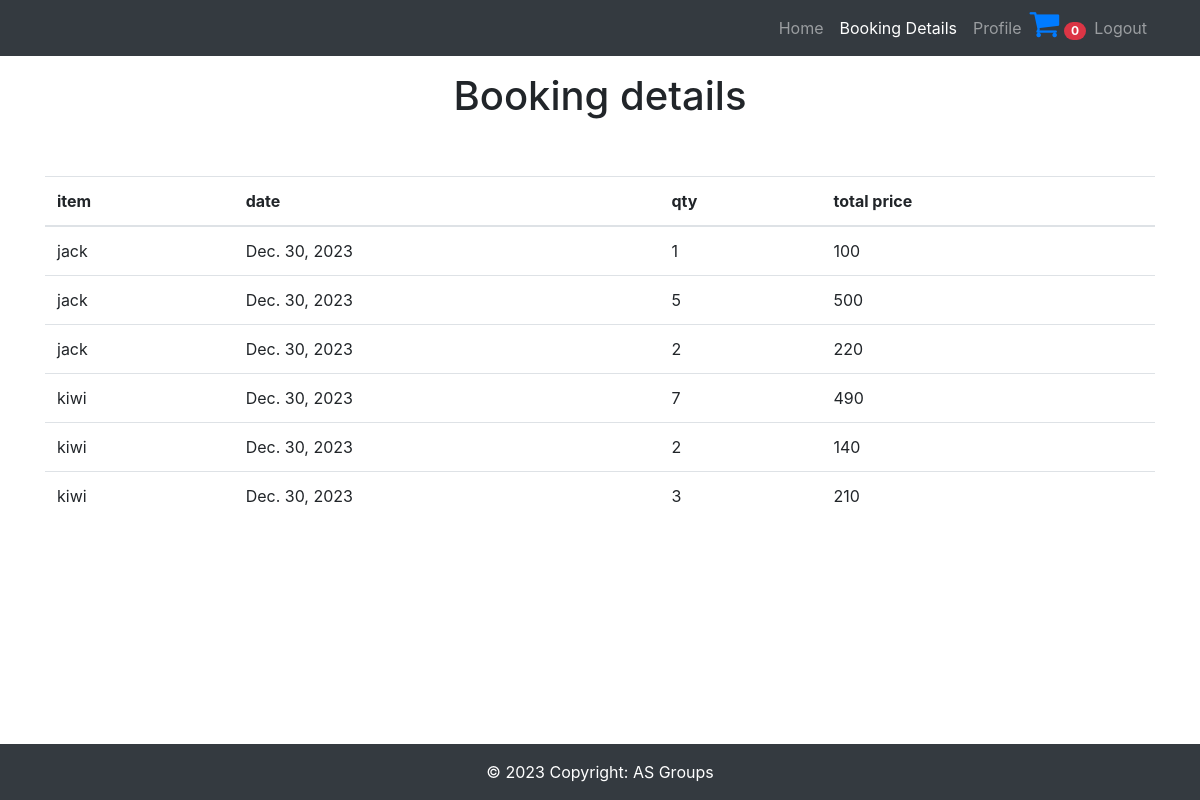
Screenshot of /book_details (signed in) with the database file from the repository.
### app1/models.py (models this page shows)
class bookings(models.Model):
    user_details=models.ForeignKey(register,on_delete=models.CASCADE)
    item_details=models.ForeignKey(product,on_delete=models.CASCADE)
    date=models.DateField()
    quantity=models.IntegerField()
    total_price=models.IntegerField()

class product(models.Model):
    pid = models.IntegerField(primary_key=True)
    pname=models.CharField(max_length=10)
    price=models.IntegerField()
    quantity=models.IntegerField()
    image=models.FileField()

### app1/views.py (the view)
# urls.py: path('book_details',views.booking_dtls),
def booking_dtls(re):
    user=register.objects.get(username=re.session['id'])
    book=bookings.objects.filter(user_details=user)
    return render(re,'bookings.html',{'bookings':book})

### template/bookings.html (shortened to what this page needs)
<!DOCTYPE html>
<html lang="en">
<head>
    <title>Document</title>{% extends "header.html" %}
        {% block nav %}
        <li class="nav-item"><a class="nav-link" href="../uhome">Home</a></li>
        <li class="nav-item"><a class="nav-link active" href="../book_details">Booking Details</a></li>
            <li class="nav-item"><a class="nav-link" href="profile">Profile</a></li>
                <li class="nav-item "><a href="cart">
            <i class="fa fa-shopping-cart fa-2x"></i>
            <span class="badge badge-pill badge-danger">{% if d1 %}{{ d1.count }}{% else %}0{% endif %}</span>
        </a></li>
        <li class="nav-item"><a class="nav-link" href="../user_logout">Logout</a></li>
        {% endblock nav %}
        {% block body %}
        <div class="all-page-title page-breadcrumb">
            <div class="container text-center">
                <div class="row mt-3">
                    <div class="col-lg-12">
                        <h1>Booking details</h1>
                    </div>
                </div>
            </div>
        </div>
    <div class="container">
      <table class="table table-stripped mt-5">
        <thead>
          <tr>
            <th>item</th>
            <th>date</th>
            <th>qty</th>
            <th>total price</th>
          </tr>
        </thead>
        <tbody>
        {% for i in bookings %}
          <tr>
            <td>{{i.item_details.pname}}</td>
            <td>{{i.date}}</td>
            <td>{{i.quantity}}</td>
            <td>{{i.total_price}}</td>
          </tr>
        {% endfor %}
        </tbody>
      </table>
    </div>
        {% endblock body %}

### rows the page displays
bookings: item_details.pname "jack", date "Dec. 30, 2023", quantity "1", total_price "100"
bookings: item_details.pname "jack", date "Dec. 30, 2023", quantity "5", total_price "500"
bookings: item_details.pname "jack", date "Dec. 30, 2023", quantity "2", total_price "220"
bookings: item_details.pname "kiwi", date "Dec. 30, 2023", quantity "7", total_price "490"
bookings: item_details.pname "kiwi", date "Dec. 30, 2023", quantity "2", total_price "140"
bookings: item_details.pname "kiwi", date "Dec. 30, 2023", quantity "3", total_price "210"
